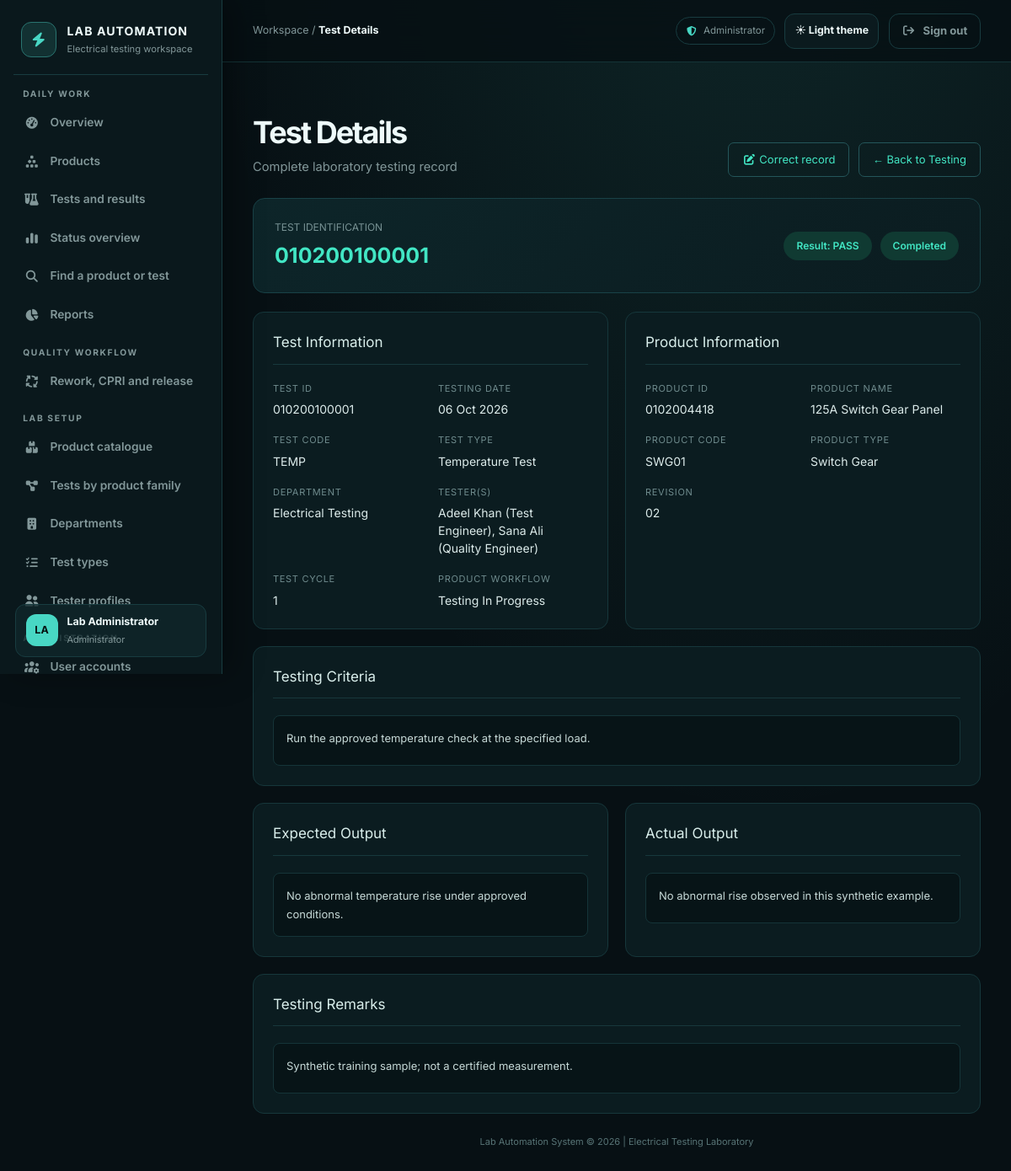
Screenshot of /test-details.php?id=2 (signed in) with the database file from the repository.
### tables this page shows
CREATE TABLE IF NOT EXISTS `tests` (
    `id` INT NOT NULL AUTO_INCREMENT,
    `test_id` CHAR(12) NOT NULL,
    `product_id` CHAR(10) NOT NULL,
    `test_type_id` INT NOT NULL,
    `tester_id` INT NULL,
    `testing_date` DATE NOT NULL,
    `criteria` TEXT NOT NULL,
    `expected_output` TEXT NOT NULL,
    `actual_output` TEXT NULL,
    `result` VARCHAR(16) NOT NULL DEFAULT 'PENDING',
    `status` VARCHAR(24) NOT NULL DEFAULT 'Pending',
    `remarks` TEXT NULL,
    `cycle_number` INT NOT NULL DEFAULT 1,
    `department_id` INT NULL,
    `created_at` TIMESTAMP NOT NULL DEFAULT CURRENT_TIMESTAMP,
    `updated_at` TIMESTAMP NOT NULL DEFAULT CURRENT_TIMESTAMP ON UPDATE CURRENT_TIMESTAMP,
    PRIMARY KEY (`id`),
    UNIQUE KEY `uq_tests_test_id` (`test_id`),
    KEY `ix_tests_product_id` (`product_id`),
    KEY `ix_tests_test_type_id` (`test_type_id`),
    KEY `ix_tests_tester_id` (`tester_id`),
    KEY `ix_tests_result` (`result`),
    KEY `ix_tests_status` (`status`),
    KEY `ix_tests_testing_date` (`testing_date`),
    KEY `ix_tests_department` (`department_id`),
    CONSTRAINT `fk_tests_product` FOREIGN KEY (`product_id`) REFERENCES `products` (`product_id`)
        ON UPDATE CASCADE ON DELETE RESTRICT,
    CONSTRAINT `fk_tests_test_type` FOREIGN KEY (`test_type_id`) REFERENCES `test_types` (`id`)
        ON UPDATE CASCADE ON DELETE RESTRICT,
    CONSTRAINT `fk_tests_tester` FOREIGN KEY (`tester_id`) REFERENCES `testers` (`id`)
        ON UPDATE CASCADE ON DELETE SET NULL,
    CONSTRAINT `fk_tests_department` FOREIGN KEY (`department_id`) REFERENCES `departments` (`id`)
        ON UPDATE CASCADE ON DELETE SET NULL
);

CREATE TABLE IF NOT EXISTS `test_types` (
    `id` INT NOT NULL AUTO_INCREMENT,
    `test_code` VARCHAR(16) NOT NULL,
    `numeric_code` CHAR(3) NULL,
    `test_name` VARCHAR(150) NOT NULL,
    `department` VARCHAR(150) NULL,
    `department_id` INT NULL,
    `description` TEXT NULL,
    `is_active` TINYINT(1) NOT NULL DEFAULT 1,
    `created_at` TIMESTAMP NOT NULL DEFAULT CURRENT_TIMESTAMP,
    PRIMARY KEY (`id`),
    UNIQUE KEY `uq_test_types_code` (`test_code`),
    UNIQUE KEY `uq_test_types_numeric_code` (`numeric_code`),
    KEY `ix_test_types_department_id` (`department_id`),
    CONSTRAINT `fk_test_types_department` FOREIGN KEY (`department_id`) REFERENCES `departments` (`id`)
        ON UPDATE CASCADE ON DELETE SET NULL
);

CREATE TABLE IF NOT EXISTS `products` (
    `id` INT NOT NULL AUTO_INCREMENT,
    `product_id` CHAR(10) NOT NULL,
    `product_code` VARCHAR(32) NOT NULL,
    `product_code_id` INT NULL,
    `product_code_numeric` CHAR(2) NULL,
    `product_name` VARCHAR(180) NOT NULL,
    `product_type` VARCHAR(100) NOT NULL,
    `product_type_id` INT NULL,
    `revision` VARCHAR(16) NOT NULL,
    `manufacturing_number` VARCHAR(64) NOT NULL,
    `manufacturing_date` DATE NOT NULL,
    `description` TEXT NULL,
    `status` VARCHAR(64) NOT NULL DEFAULT 'Pending Testing',
    `rework_cycle` INT NOT NULL DEFAULT 0,
    `cpri_status` VARCHAR(24) NOT NULL DEFAULT 'Not Ready',
    `cpri_handoff_at` DATETIME NULL,
    `cpri_reference` VARCHAR(100) NULL,
    `cpri_handoff_by` VARCHAR(120) NULL,
    `is_archived` TINYINT(1) NOT NULL DEFAULT 0,
    `created_at` TIMESTAMP NOT NULL DEFAULT CURRENT_TIMESTAMP,
    `updated_at` TIMESTAMP NOT NULL DEFAULT CURRENT_TIMESTAMP ON UPDATE CURRENT_TIMESTAMP,
    PRIMARY KEY (`id`),
    UNIQUE KEY `uq_products_product_id` (`product_id`),
    KEY `ix_products_manufacturing_number` (`manufacturing_number`),
    KEY `ix_products_product_type_id` (`product_type_id`),
    KEY `ix_products_product_code_id` (`product_code_id`),
    KEY `ix_products_status` (`status`),
    CONSTRAINT `fk_products_product_code` FOREIGN KEY (`product_code_id`) REFERENCES `product_codes` (`id`)
        ON UPDATE CASCADE ON DELETE SET NULL,
    CONSTRAINT `fk_products_product_type` FOREIGN KEY (`product_type_id`) REFERENCES `product_types` (`id`)
        ON UPDATE CASCADE ON DELETE SET NULL
);

### config/permissions.php (called while the page is built, shortened)
<?php
$allStaff = ['Administrator', 'Lab Manager', 'Tester', 'Quality Control'];
$reportRoles = ['Administrator', 'Lab Manager', 'Quality Control'];
$labLeads = ['Administrator', 'Lab Manager'];
$workflowRoles = ['Administrator', 'Quality Control'];
$testAuthors = ['Administrator', 'Lab Manager', 'Quality Control'];
return [
    'dashboard.php' => $allStaff,
    'products.php' => $allStaff,
    'product-details.php' => $allStaff,
    'testing.php' => $allStaff,
    'test-details.php' => $allStaff,
    'edit-test.php' => ['Administrator', 'Lab Manager'],
    'profile.php' => $allStaff,
    'save-preferences.php' => $allStaff,
    'testing-status.php' => $reportRoles,
    'search.php' => $allStaff,
    'reports.php' => $reportRoles,
    'new-test.php' => $testAuthors,
    'complete-test.php' => ['Tester'],
    'add-product.php' => $labLeads,
    'edit-product.php' => $labLeads,
    'departments.php' => $labLeads,
    'test-types.php' => $labLeads,
    'testers.php' => $labLeads,
    'settings.php' => ['Administrator'],
    'product-workflow.php' => $workflowRoles,
    'product-catalog.php' => ['Administrator'],
    'product-test-plan.php' => ['Administrator'],
    'users.php' => ['Administrator'],
    'roles.php' => ['Administrator'],
    'admin-activity.php' => ['Administrator'],
];

### config/security.php (called while the page is built, shortened)
<?php
function app_route_permissions(): array
{
    static $permissions = null;
    if ($permissions === null) {
        $permissions = require __DIR__ . '/permissions.php';
    }
    return $permissions;
}
function app_can_access_route(string $route, ?string $role = null): bool
{
    $route = basename($route);
    $role ??= (string) ($_SESSION['role'] ?? '');
    $allowedRoles = app_route_permissions()[$route] ?? [];
    return $role !== '' && in_array($role, $allowedRoles, true);
}

### test-details.php (the view, shortened to what this page needs)
<?php
include "db.php";
$id = intval($_GET['id']);
$sql = "SELECT
            tests.*,
            products.product_name,
            products.product_code,
            products.product_type,
            products.revision,
            products.status AS product_status,
            products.cpri_status,
            products.rework_cycle,
            products.is_archived,
            test_types.test_code,
            test_types.test_name,
            COALESCE(routed_department.department_name, test_types.department) AS department,
            testers.name AS tester_name,
            testers.designation AS tester_designation
        FROM tests
        LEFT JOIN products ON tests.product_id = products.product_id
        LEFT JOIN test_types ON tests.test_type_id = test_types.id
        LEFT JOIN departments AS routed_department ON tests.department_id = routed_department.id
        LEFT JOIN testers ON tests.tester_id = testers.id
        WHERE tests.id = ?";
$stmt = mysqli_prepare($conn, $sql);
mysqli_stmt_bind_param($stmt, "i", $id);
mysqli_stmt_execute($stmt);
$result = mysqli_stmt_get_result($stmt);
$test = mysqli_fetch_assoc($result);
$participantStmt = $conn->prepare(
    'SELECT testers.name, testers.designation FROM test_participants ' .
    'INNER JOIN testers ON testers.id = test_participants.tester_id ' .
    'WHERE test_participants.test_record_id = ? ORDER BY test_participants.participant_role, testers.name'
);
$participantStmt->bind_param('i', $id);
$participantStmt->execute();
$participantResult = $participantStmt->get_result();
$participantLabels = [];
while ($participant = $participantResult->fetch_assoc()) {
    $participantLabels[] = trim((string) $participant['name'] . ((string) $participant['designation'] !== '' ? ' (' . $participant['designation'] . ')' : ''));
}
$participantDisplay = $participantLabels !== [] ? implode(', ', array_unique($participantLabels)) : 'Not assigned';
function statusClass($status) {
    $status = strtolower($status);
    if ($status == "passed" || $status == "pass" || $status == "completed") {
        return "success";
    }
    return "info";
}
?>
<!DOCTYPE html>
<html lang="en">
<head>
    <link rel="stylesheet" href="assets/compiled/app.css">
<link rel="stylesheet" href="assets/css/pages/test-details.css">
</head>
<body>
<?php require __DIR__ . '/views/layouts/legacy_sidebar.php'; ?>
<div class="main">
    <div class="top-bar">
        <div class="page-title">
            <h1>Test Details</h1>
            <p>Complete laboratory testing record</p>
        </div>
        <div class="action-row">
            <?php if (app_can_access_route('edit-test.php')): ?><a href="edit-test.php?id=<?php echo (int) $test['id']; ?>" class="back-btn"><i class="fa-solid fa-pen-to-square" aria-hidden="true"></i> <?php echo (string) ($_SESSION['role'] ?? '') === 'Lab Manager' ? 'Edit test details' : 'Correct record'; ?></a><?php endif; ?>
            <a href="testing.php" class="back-btn">← Back to Testing</a>
        </div>
    </div>
    <div class="test-header">
        <div>
            <div class="test-id-label">TEST IDENTIFICATION</div>
            <div class="test-id">
                <?php echo htmlspecialchars($test['test_id']); ?>
            </div>
        </div>
        <div class="badges">
            <span class="badge <?php echo statusClass($test['result']); ?>">
                Result:
                <?php echo htmlspecialchars($test['result']); ?>
            </span>
            <span class="badge <?php echo statusClass($test['status']); ?>">
                <?php echo htmlspecialchars($test['status']); ?>
            </span>
        </div>
    </div>
    <div class="grid">
        <div class="card">
            <h3>Test Information</h3>
            <div class="info-grid">
                <div class="info-item">
                    <label>Test ID</label>
                    <p><?php echo htmlspecialchars($test['test_id']); ?></p>
                </div>
                <div class="info-item">
                    <label>Testing Date</label>
                    <p>
                        <?php
                        echo !empty($test['testing_date'])
                            ? date("d M Y", strtotime($test['testing_date']))
                            : "Not specified";
                        ?>
                    </p>
                </div>
                <div class="info-item">
                    <label>Test Code</label>
                    <p><?php echo htmlspecialchars($test['test_code']); ?></p>
                </div>
                <div class="info-item">
                    <label>Test Type</label>
                    <p><?php echo htmlspecialchars($test['test_name']); ?></p>
                </div>
                <div class="info-item">
                    <label>Department</label>
                    <p><?php echo htmlspecialchars($test['department']); ?></p>
                </div>
                <div class="info-item">
                    <label>Tester(s)</label>
                    <p><?php echo htmlspecialchars($participantDisplay, ENT_QUOTES, 'UTF-8'); ?></p>
                </div>
                <div class="info-item">
                    <label>Test cycle</label>
                    <p><?php echo (int) ($test['cycle_number'] ?? 1); ?></p>
                </div>
                <div class="info-item">
                    <label>Product workflow</label>
                    <p><?php echo htmlspecialchars((string) ($test['product_status'] ?? 'Unknown'), ENT_QUOTES, 'UTF-8'); ?></p>
                </div>
            </div>
        </div>
        <div class="card">
            <h3>Product Information</h3>
            <div class="info-grid">
                <div class="info-item">
                    <label>Product ID</label>
                    <p><?php echo htmlspecialchars($test['product_id']); ?></p>
                </div>
                <div class="info-item">
                    <label>Product Name</label>
                    <p><?php echo htmlspecialchars($test['product_name']); ?></p>
                </div>
                <div class="info-item">
                    <label>Product Code</label>
                    <p><?php echo htmlspecialchars($test['product_code']); ?></p>
                </div>
                <div class="info-item">
                    <label>Product Type</label>
                    <p><?php echo htmlspecialchars($test['product_type']); ?></p>
                </div>
                <div class="info-item">
                    <label>Revision</label>
                    <p><?php echo htmlspecialchars($test['revision']); ?></p>
                </div>
            </div>
        </div>
        <div class="card full">
            <h3>Testing Criteria</h3>
            <div class="text-box">
                <?php
                echo !empty($test['criteria'])
                    ? nl2br(htmlspecialchars($test['criteria']))
                    : "No testing criteria provided.";
                ?>
            </div>
        </div>
        <div class="card">
            <h3>Expected Output</h3>
            <div class="text-box">
                <?php
                echo !empty($test['expected_output'])
                    ? nl2br(htmlspecialchars($test['expected_output']))
                    : "No expected output provided.";
                ?>
            </div>
        </div>
        <div class="card">
            <h3>Actual Output</h3>
            <div class="text-box">
                <?php
                echo !empty($test['actual_output'])
                    ? nl2br(htmlspecialchars($test['actual_output']))
                    : "No actual output provided.";
                ?>
            </div>
        </div>
        <div class="card full">
            <h3>Testing Remarks</h3>
            <div class="text-box">
                <?php
                echo !empty($test['remarks'])
                    ? nl2br(htmlspecialchars($test['remarks']))
                    : "No remarks provided.";
                ?>
            </div>
        </div>
    </div>
    <div class="footer">
        Lab Automation System © 2026 | Electrical Testing Laboratory
    </div>
</div>
</body>
</html>

### assets/css/pages/test-details.css (style rules this page uses)
* { margin: 0; padding: 0; box-sizing: border-box; }
body { font-family: var(--theme-font-sans, Inter, sans-serif); background: var(--legacy-color-071417); color: var(--legacy-color-e8f5f3); }
.main { margin-left: 250px; padding: 35px; min-height: 100vh; }
.top-bar { display: flex; justify-content: space-between; align-items: center; margin-bottom: 30px; }
.page-title h1 { font-family: var(--theme-font-sans, Inter, sans-serif); font-size: 30px; }
.page-title p { color: var(--legacy-color-789294); margin-top: 6px; font-size: 13px; }
.back-btn { text-decoration: none; color: var(--legacy-color-42e6c4); border: 1px solid var(--legacy-color-24565a); padding: 10px 16px; border-radius: 7px; font-size: 13px; }
.test-header { background: linear-gradient(135deg, var(--legacy-color-0d2529), var(--legacy-color-0b1c20)); border: 1px solid var(--legacy-color-194247); border-radius: 14px; padding: 25px; margin-bottom: 22px; display: flex; justify-content: space-between; align-items: center; }
.test-id-label { color: var(--legacy-color-789294); font-size: 12px; margin-bottom: 6px; }
.test-id { color: var(--legacy-color-42e6c4); font-size: 25px; font-family: var(--theme-font-sans, Inter, sans-serif); font-weight: 700; }
.badges { display: flex; gap: 10px; }
.badge { padding: 8px 15px; border-radius: 20px; font-size: 12px; font-weight: 600; }
.success { background: var(--legacy-color-103a32); color: var(--legacy-color-42e6c4); }
.grid { display: grid; grid-template-columns: 1fr 1fr; gap: 20px; }
.card { background: var(--legacy-color-0b1c20); border: 1px solid var(--legacy-color-16373b); border-radius: 13px; padding: 23px; }
.card.full { grid-column: 1 / -1; }
.card h3 { font-family: var(--theme-font-sans, Inter, sans-serif); color: var(--legacy-color-d9eeeb); font-size: 17px; margin-bottom: 20px; padding-bottom: 12px; border-bottom: 1px solid var(--legacy-color-17383c); }
.info-grid { display: grid; grid-template-columns: 1fr 1fr; gap: 18px; }
.info-item label { display: block; color: var(--legacy-color-6f8b8d); font-size: 11px; text-transform: uppercase; letter-spacing: 0.7px; margin-bottom: 6px; }
.info-item p { color: var(--legacy-color-dcebea); font-size: 14px; line-height: 1.5; }
.text-box { background: var(--legacy-color-071417); border: 1px solid var(--legacy-color-153438); border-radius: 8px; padding: 15px; color: var(--legacy-color-c6d9d7); font-size: 13px; line-height: 1.7; min-height: 60px; }
.footer { margin-top: 25px; color: var(--legacy-color-587476); font-size: 11px; text-align: center; }

### rows the page displays
tests: test "010200100001", result "PASS", status "Completed", testing_date "06 Oct 2026", test_type.test_code "TEMP", test_type.test_name "Temperature Test", cycle_number "1", products.status "Testing In Progress", product "0102004418", products.product_name "125A Switch Gear Panel", products.product_code "SWG01", products.product_type "Switch Gear", products.revision "02", criteria "Run the approved temperature check at the specified load.", expected_output "No abnormal temperature rise under approved conditions.", actual_output "No abnormal rise observed in this synthetic example.", remarks "Synthetic training sample; not a certified measurement."

### other values shown
$legacyGroup['label'] "DAILY WORK"
$item['label'] "Overview"
$item['label'] "Products"
$item['label'] "Tests and results"
$item['label'] "Status overview"
$item['label'] "Find a product or test"
$item['label'] "Reports"
$legacyGroup['label'] "QUALITY WORKFLOW"
$item['label'] "Rework, CPRI and release"
$legacyGroup['label'] "LAB SETUP"
$item['label'] "Product catalogue"
$item['label'] "Tests by product family"
$item['label'] "Departments"
$item['label'] "Test types"
$item['label'] "Tester profiles"
